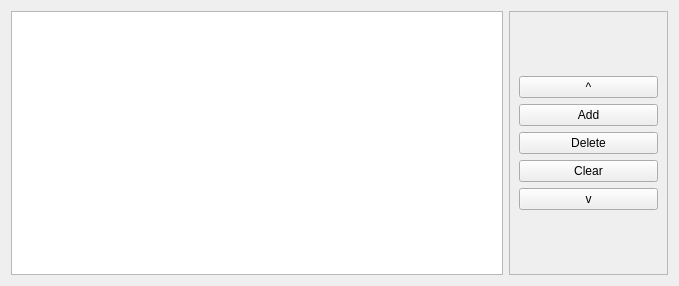
<?xml version="1.0" encoding="UTF-8"?>
<ui version="4.0">
 <class>Form</class>
 <widget class="QWidget" name="Form">
  <property name="geometry">
   <rect>
    <x>0</x>
    <y>0</y>
    <width>679</width>
    <height>286</height>
   </rect>
  </property>
  <property name="windowTitle">
   <string>Form</string>
  </property>
  <layout class="QHBoxLayout" name="horizontalLayout">
   <item>
    <widget class="QListWidget" name="paths"/>
   </item>
   <item>
    <widget class="QFrame" name="frame">
     <property name="minimumSize">
      <size>
       <width>159</width>
       <height>238</height>
      </size>
     </property>
     <property name="maximumSize">
      <size>
       <width>178</width>
       <height>16777215</height>
      </size>
     </property>
     <property name="frameShape">
      <enum>QFrame::StyledPanel</enum>
     </property>
     <property name="frameShadow">
      <enum>QFrame::Raised</enum>
     </property>
     <layout class="QVBoxLayout" name="verticalLayout">
      <item>
       <spacer name="verticalSpacer_2">
        <property name="orientation">
         <enum>Qt::Vertical</enum>
        </property>
        <property name="sizeHint" stdset="0">
         <size>
          <width>20</width>
          <height>40</height>
         </size>
        </property>
       </spacer>
      </item>
      <item>
       <widget class="QPushButton" name="Up">
        <property name="text">
         <string>^</string>
        </property>
       </widget>
      </item>
      <item>
       <widget class="QPushButton" name="Add">
        <property name="text">
         <string>Add</string>
        </property>
       </widget>
      </item>
      <item>
       <widget class="QPushButton" name="Delete">
        <property name="text">
         <string>Delete</string>
        </property>
       </widget>
      </item>
      <item>
       <widget class="QPushButton" name="Clear">
        <property name="text">
         <string>Clear</string>
        </property>
       </widget>
      </item>
      <item>
       <widget class="QPushButton" name="Down">
        <property name="text">
         <string>v</string>
        </property>
       </widget>
      </item>
      <item>
       <spacer name="verticalSpacer">
        <property name="orientation">
         <enum>Qt::Vertical</enum>
        </property>
        <property name="sizeHint" stdset="0">
         <size>
          <width>20</width>
          <height>40</height>
         </size>
        </property>
       </spacer>
      </item>
     </layout>
    </widget>
   </item>
  </layout>
 </widget>
 <resources/>
 <connections/>
</ui>
